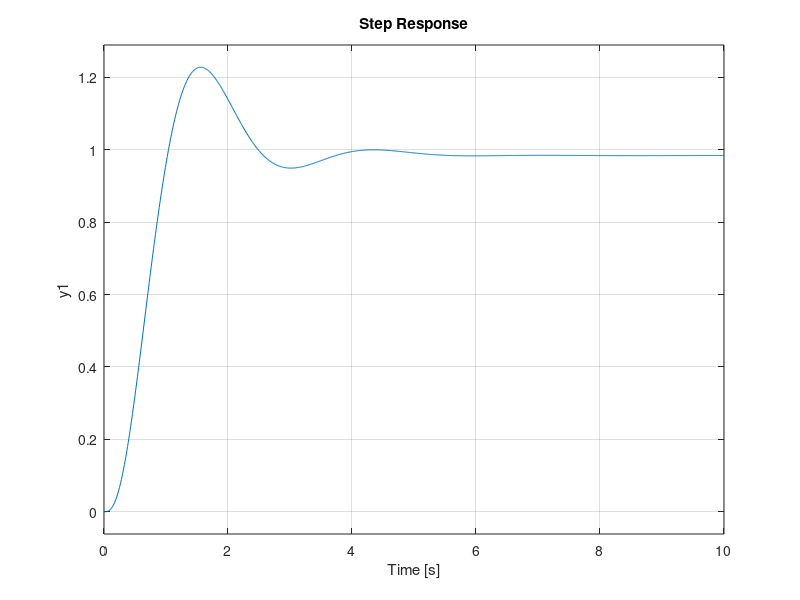

Write MATLAB code to recreate this figure. (Note: this script raises an error after producing the figure.)
clc
clear
close all
A=[-0.4 0.3; 3 -4.5];
B=[-0.4 7.5 0.1 0; 50 0 0 1.5];
C=[0 1; 1 0];
D=0;
% for 1st input the tf of the system is
num1=15;
den1=[1 4.9 0.9];
g1=tf(num1,den1);
% for 2nd input
num2=[50 20];
den2=[1 4.9 0.9];
g2=tf(num2,den2);
plant=g1*g2;
step(plant)
n=[750 300];
d=[1 9.8 25.81 8.82 0.81];
[r p k]=residue(n,d);
% PI control
Kp=3;Ki=0.15;
Control=tf([Kp Ki], [50,0]);
sys_cl=feedback(Control*plant,1);
t=0:0.01:10;
step(sys_cl,t);
s=stepinfo(sys_cl);
sys = zpk([750],[-4.7089 -4.7089 -0.1911 -0.1911],300); 
[C_p,info] = pidtune(sys,'P')